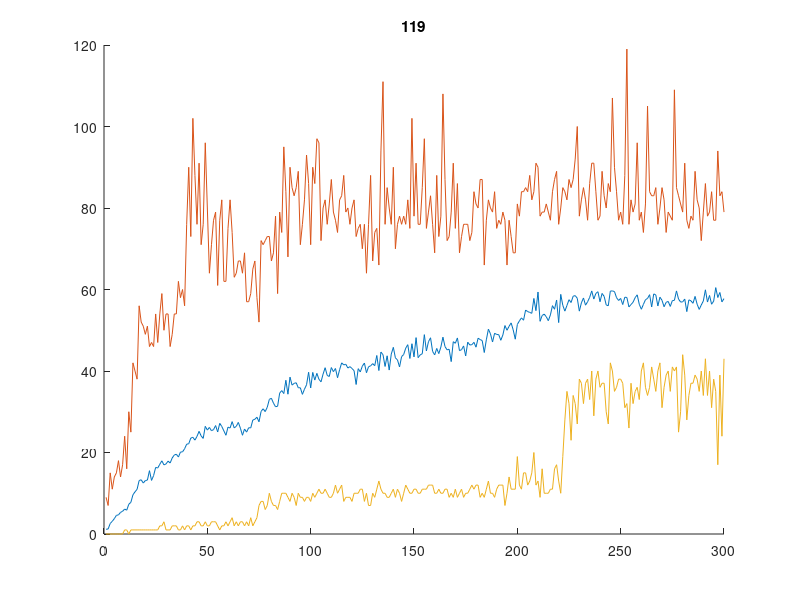

MATLAB code for this plot:
fileID = fopen('SnakeConverge.txt','r');
formatSpec = '%f';
A = fscanf(fileID,formatSpec);

Score = [];
tScore = [];

Gen = [];
tGen = [];

Median = [];
Median2 = [];
Average = [];
VarAvg = [];
Max = [];

Var = [];

Scoreavg = [];
avg = 0;

for x = 1:size(A)
    if mod(x,2) == 1
        tGen = [tGen,A(x)];
    end
    if mod(x,2) == 0
        tScore = [tScore,A(x)];
    end
    if mod(x,52) == 0
        Score = [Score,tScore];
        Gen = [Gen,tGen];
        Median = [Median,quantile(tScore,0.8)];
        Median2 = [Median2,quantile(tScore,0)];
        Average = [Average,mean(tScore)];
        Max = [Max,max(tScore)];
        tScore = [];
        tGen = [];
    end
    
end



%scatter(Gen,Score,4,'filled');
hold on
title(max(Score));
%plot(1:300,Median);
plot(1:300,Average);
plot(1:300,Max);
plot(1:300,Median2)

%errorbar(1:15:300,VarAvg,Var)
hold off


max(Score)









